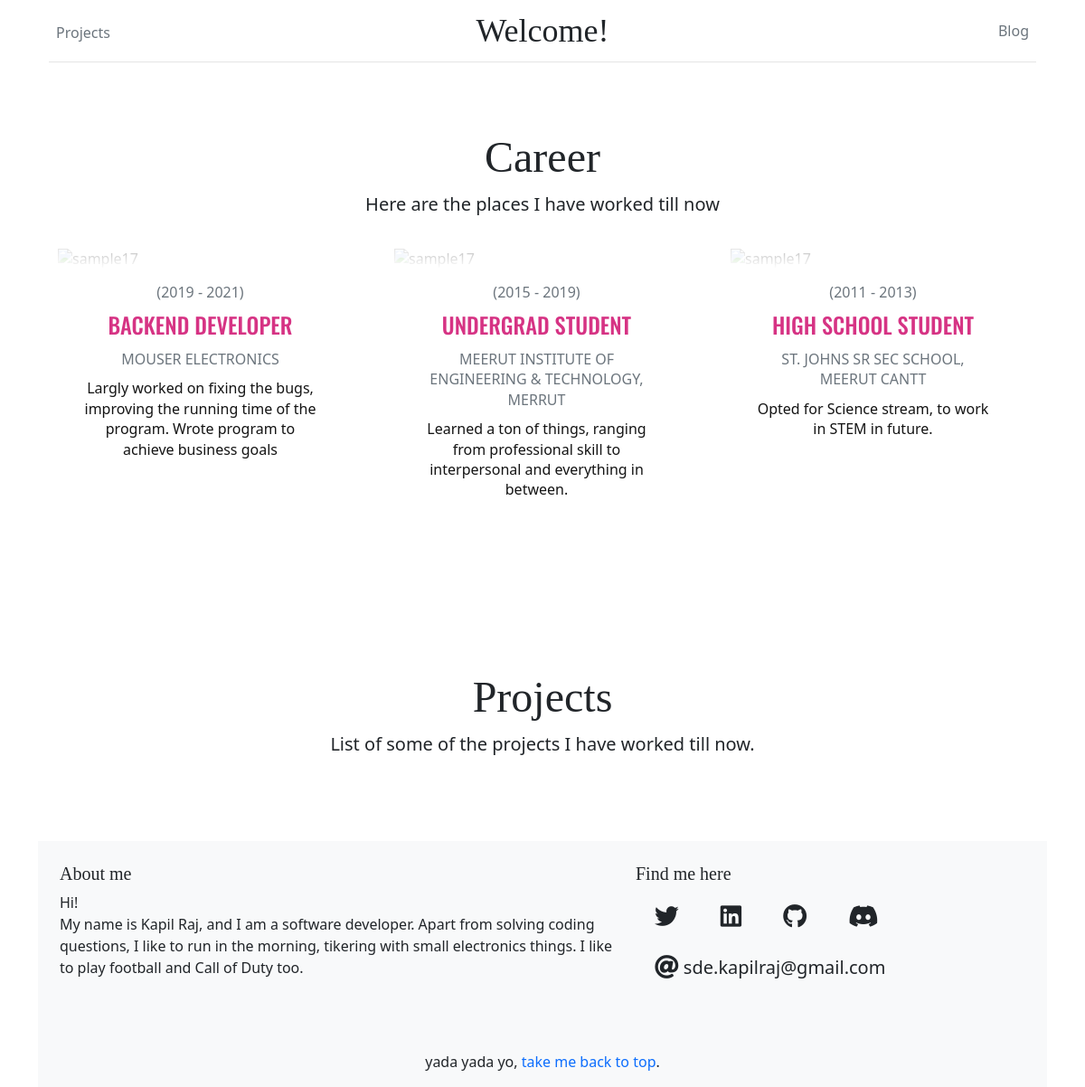
/carrer/, run on an earlier commit of the app's database.
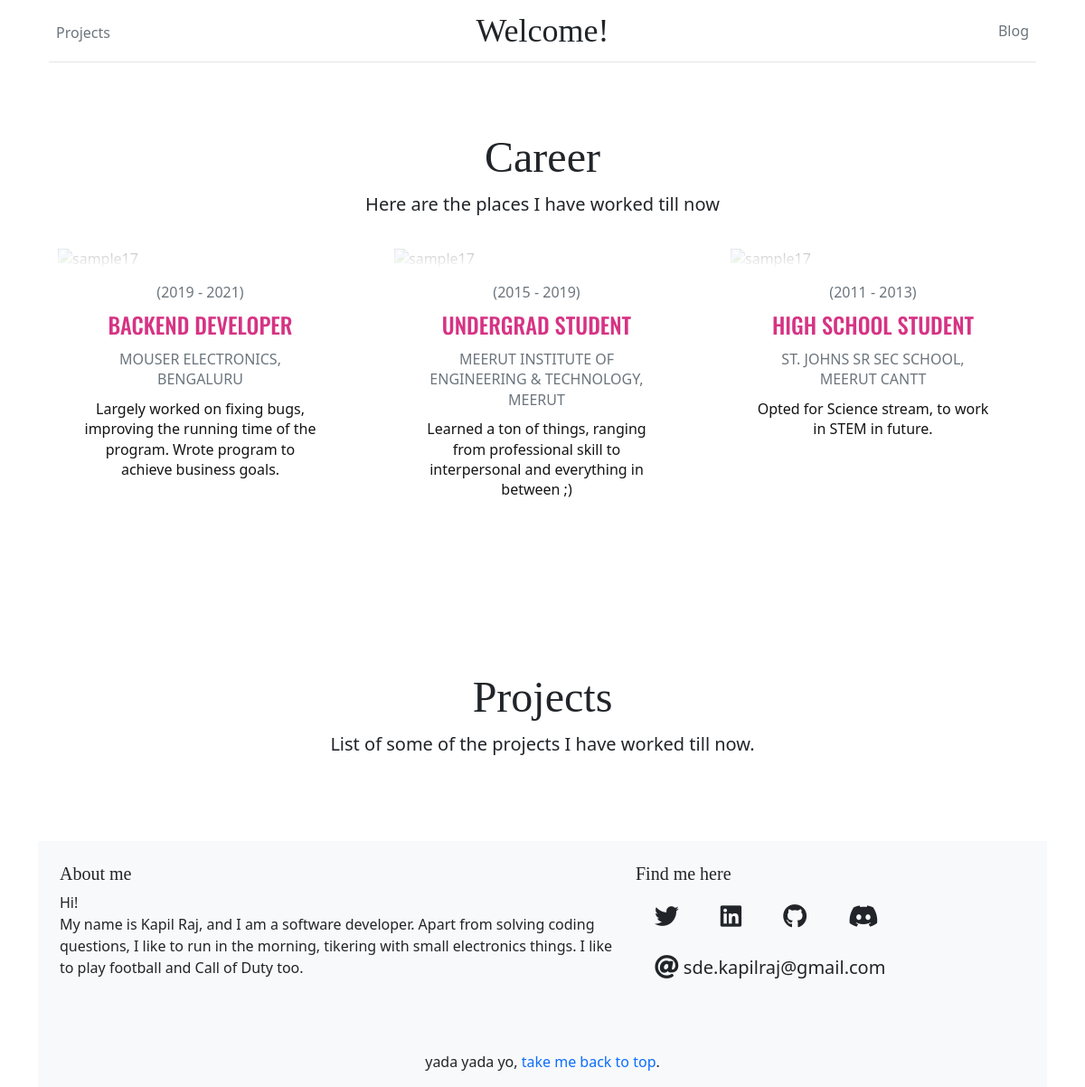
And on a later commit of the database.
### blog/models.py (models this page shows, shortened)
class WorkExp(models.Model):
    from_year = models.DateField()
    to_year = models.DateField()
    position_held = models.CharField(max_length=100)
    organization = models.CharField(max_length=200)
    summary = models.TextField()
    active = models.BooleanField(default=True)

### blog/views.py (the view)
# urls.py: path("carrer/", WorkExpView, name="carrer_page"),
def WorkExpView(request):
    all_workexp_obj = WorkExp.objects.filter(active=True)
    all_projects = ProjectModel.objects.filter(active=True)
    context = {"all_workexp_obj": all_workexp_obj, "all_projects": all_projects}
    return render(request, "blog/carrer.html", context)

### blog/templates/blog/carrer.html (shortened to what this page needs)
{% extends 'blog/base.html'%}
{% load static %}
{% block front_page %}
<div class="container">
    <div class="row py-4">
        <div class="col-lg-9 mx-auto text-center">
            <h1 class="display-4">Career</h1>
            <p class="lead mb-0">Here are the places I have worked till now </p>
        </div>
    </div>
    {% for post in all_workexp_obj %}
    {% if forloop.first or forloop.counter0|divisibleby:3 %}
    <div class="row ">
        {% endif %}
        <div class='col-md-4'>
            <figure class="snip1376">
                <figcaption>
                    <div style="text-align: center;">
                        <p class='text-muted'>({{ post.from_year.year}} -
                            {{post.to_year.year}})
                        </p>
                        <h3><code id='post_heading' class='text-uppercase'> {{post.position_held}}</code></h3>
                        <p style="text-align: center;" class="font-italic text-muted text-uppercase">
                            {{post.organization}}
                        </p>
                        <p>{{post.summary}}</p>
                        <p class='text-muted'>{{project.project_url}}<br>{{project.github_link}}</p>
                    </div>
                </figcaption>
            </figure>
        </div>
        {% if forloop.counter|divisibleby:3 or forloop.last %}
    </div>
    {% endif %}
    {% endfor %}
</div>
<div class="container py-5">
    <div class="row py-4">
        <div class="col-lg-9 mx-auto text-center">
            <h1 class="display-4">Projects</h1>
            <p class="lead mb-0">List of some of the projects I have worked till now.</p>
        </div>
    </div>
</div>
{% endblock front_page %}

What changed in the data, as far as the page shows it:
changed WorkExp "BACKEND DEVELOPER": organization "MOUSER ELECTRONICS" → "MOUSER ELECTRONICS, BENGALURU"; summary "Largly worked on fixing the bugs, improving the running time of the program. Wrote program to achieve business goals" → "Largely worked on fixing bugs, improving the running time of the program. Wrote program to achieve business goals."
changed WorkExp "UNDERGRAD STUDENT": organization "MEERUT INSTITUTE OF ENGINEERING & TECHNOLOGY, MERRUT" → "MEERUT INSTITUTE OF ENGINEERING & TECHNOLOGY, MEERUT"; summary "Learned a ton of things, ranging from professional skill to interpersonal and everything in between." → "Learned a ton of things, ranging from professional skill to interpersonal and everything in between ;)"
